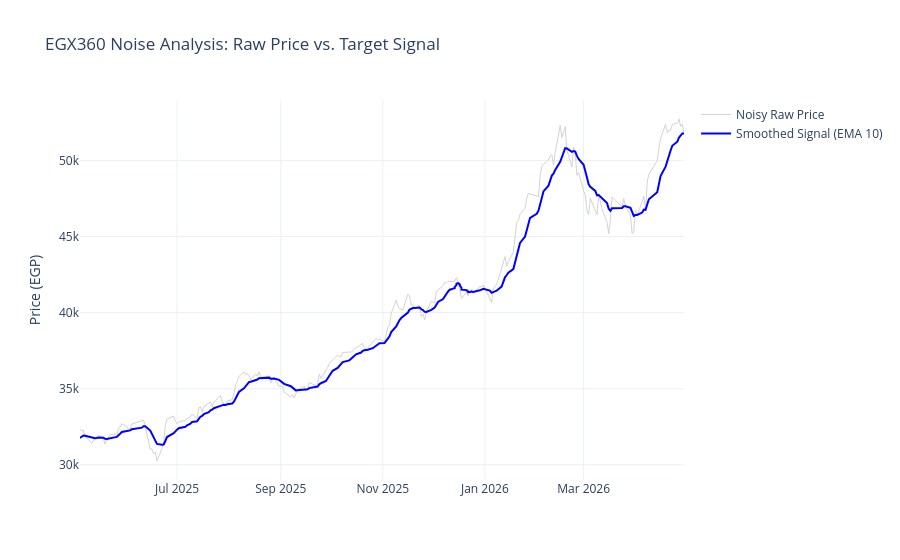

Write notebook code for a chart like this one.
### Code cell
# ------------------------------------------------------------
# Noise Filtration Visualization
# ------------------------------------------------------------
sample_df = df.tail(250) # Viewing the last 250 days for clarity
fig_noise = go.Figure()

# Raw Noisy Price
fig_noise.add_trace(go.Scatter(
    x=sample_df.index, y=sample_df['close'],
    mode='lines', name='Noisy Raw Price',
    line=dict(color='lightgray', width=1)
))

# Smoothed Signal (Target Baseline)
fig_noise.add_trace(go.Scatter(
    x=sample_df.index, y=sample_df['EMA_10'],
    mode='lines', name='Smoothed Signal (EMA 10)',
    line=dict(color='blue', width=2)
))

fig_noise.update_layout(
    title='EGX360 Noise Analysis: Raw Price vs. Target Signal',
    yaxis_title='Price (EGP)',
    template='plotly_white',
    hovermode='x unified'
)
fig_noise.show()

### Figure 1 — Plotly figure (JSON) as saved in the notebook; plotly's stock layout.template omitted (floating-point values rounded to 4 significant figures; data arrays with more than 128 entries replaced by an {"elided": "..."} marker saying what was removed)
{"data": [{"line": {"color": "lightgray", "width": 1}, "mode": "lines", "name": "Noisy Raw Price", "type": "scatter", "x": {"elided": "250 str values"}, "y": {"elided": "250 float values"}}, {"line": {"color": "blue", "width": 2}, "mode": "lines", "name": "Smoothed Signal (EMA 10)", "type": "scatter", "x": {"elided": "250 str values"}, "y": {"elided": "250 float values"}}], "layout": {"hovermode": "x unified", "title": {"text": "EGX360 Noise Analysis: Raw Price vs. Target Signal"}, "yaxis": {"title": {"text": "Price (EGP)"}}}}
